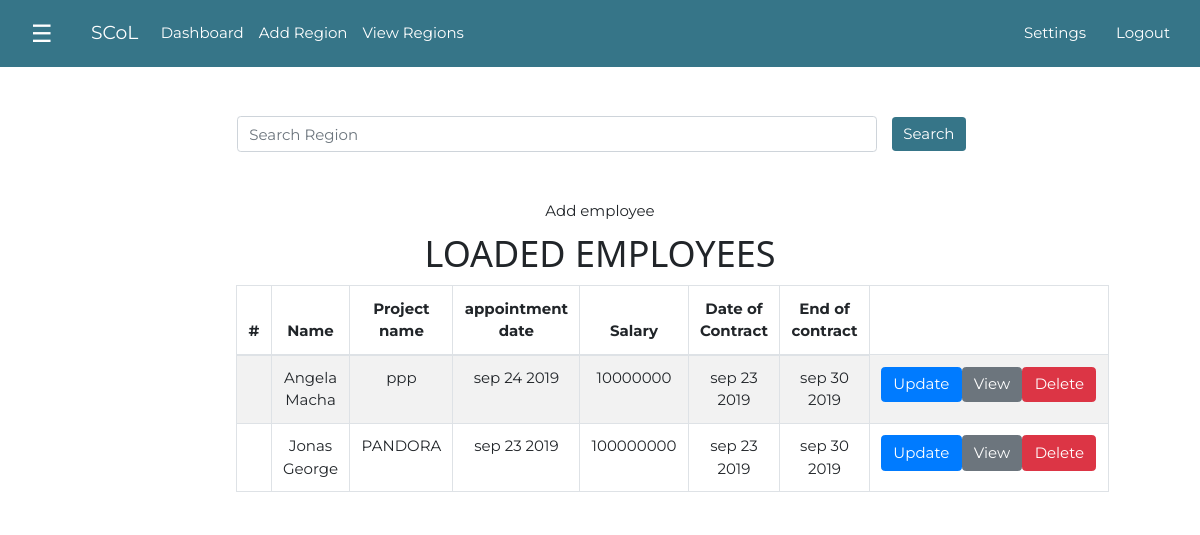
The app's page /View_all_employees/ with its own data.
### demo_app/models.py (models this page shows, shortened)
class schedule(models.Model):
    full_name = models.CharField(max_length = 50)
    project_name = models.CharField(max_length = 20)
    appointment_date = models.DateTimeField(default = timezone.now)
    salary = models.PositiveIntegerField(default = 0)
    date_of_contract = models.DateTimeField(default = timezone.now)
    end_of_contract = models.DateTimeField(default = timezone.now)
    days_remained = models.PositiveIntegerField(default = 0)
    class Meta:
        verbose_name_plural = 'Schedules'

### demo_app/views.py (the view)
# urls.py: path('View_all_employees/', views.empl_view, name='view_employee'),
def empl_view(request):
    get_empl = schedule.objects.all().order_by('-id')
    context = {
        'empls': get_empl
    }
    myTemplate = 'demo/emplView.html'
    return render(request, myTemplate, context)

### demo_app/templates/demo/emplView.html (shortened to what this page needs)
{% extends 'demo/base.html' %}
{% load crispy_forms_tags %}
{% block content%}
<div class="outer_container">
          <div class="container">
            <form class="form-inline mt-5 ml-2" action="" method="GET">
              <div class=" mx-sm-3 mb-2">
                <input type="text" class="form-control" name = "q" placeholder="Search Region">
              </div>
              <button type="submit" class="btn btn-primary btnColor mb-2">Search</button>
            </form>
            <div class="row">
                <div class="col-md-8 offset-md-2">
                    <div class="contents">
                      <a href="{% url 'add_employee' %}">Add employee</a>
                      {% if empls %}
                        <h1 class="">LOADED EMPLOYEES</h1>
                        <table class="table table-striped table-bordered table-hover  table-condensed">
                          <tr>
                            <thead>
                                    <th>#</th>
                                    <th>Name</th>
                                    <th>Project name</th>
                                    <th>appointment date</th>
                                    <th>Salary</th>
                                    <th>Date of Contract</th>
                                    <th>End of contract</th>
                            </thead>
                          </tr>
                            <tbody>
                                {% for empl in empls %}
                                <tr>
                                    <td></td>
                                    <td>{{empl.full_name}}</td>
                                    <td>{{empl.project_name}}</td>
                                    <td>{{empl.appointment_date | date:"b d Y"}}</td>
                                    <td>{{empl.salary}}</td>
                                    <td>{{empl.date_of_contract | date:"b d Y"}}</td>
                                    <td>{{empl.end_of_contract | date:"b d Y"}}</td>
                                    <td>
                                        <div class="btn-group" role="group" aria-label="Basic example">
                                          <a href="{% url 'update_employee' empl.id %}"><button type="button" class="btn btn-primary">Update</button></a>
                                          <a href="{% url 'employeeView' empl.id %}"><button type="button" class="btn btn-secondary">View</button></a>
                                          <a href="{% url 'delete_employee' empl.id %}"><button type="button" class="btn btn-danger">Delete</button></a>
                                        </div>
                                    </td>
                                </tr>
                                {% endfor %}
                            {% else %}
                                <h1 class="w3-center">NO DATA TO BE LOADED</h1>
                            {% endif %}
                            </tbody>
                        </table>
                    </div>
                </div>
            </div>
        </div>
    </div>
{% endblock%}

### demo_app/static/css/w3.css (style rules this page uses)
html { box-sizing:border-box }
*,*:before,*:after { box-sizing:inherit }
html { -ms-text-size-adjust:100%;-webkit-text-size-adjust:100% }
body { margin:0 }
a { background-color:transparent }
button,input,select,textarea,optgroup { font:inherit;margin:0 }
button,input { overflow:visible }
button,select { text-transform:none }
button,[type=button],[type=reset],[type=submit] { -webkit-appearance:button }
html,body { font-family:Verdana,sans-serif;font-size:15px;line-height:1.5 }
html { overflow-x:hidden }
h1 { font-size:36px }
h1,h2,h3,h4,h5,h6 { font-family:"Segoe UI",Arial,sans-serif;font-weight:400;margin:10px 0 }
a { color:inherit }

### demo_app/static/css/style.css (style rules this page uses)
body { font-family: "Montserrat", sans-serif; transition: background-color .5s; }
.outer_container .container form { margin-left: 175px !important; margin-top: 100px !important; }
.outer_container .container form input { width: 640px; }
.btnColor { background: #367588; border: 0px; }
.outer_container .container .row .contents { margin-left: 0px !important; margin-top: 40px !important; text-align: center; }

### records on screen
schedule: full_name "Angela Macha", project_name "ppp", appointment_date "sep 24 2019", salary "10000000", date_of_contract "sep 23 2019", end_of_contract "sep 30 2019"
schedule: full_name "Jonas George", project_name "PANDORA", appointment_date "sep 23 2019", salary "100000000", date_of_contract "sep 23 2019", end_of_contract "sep 30 2019"
